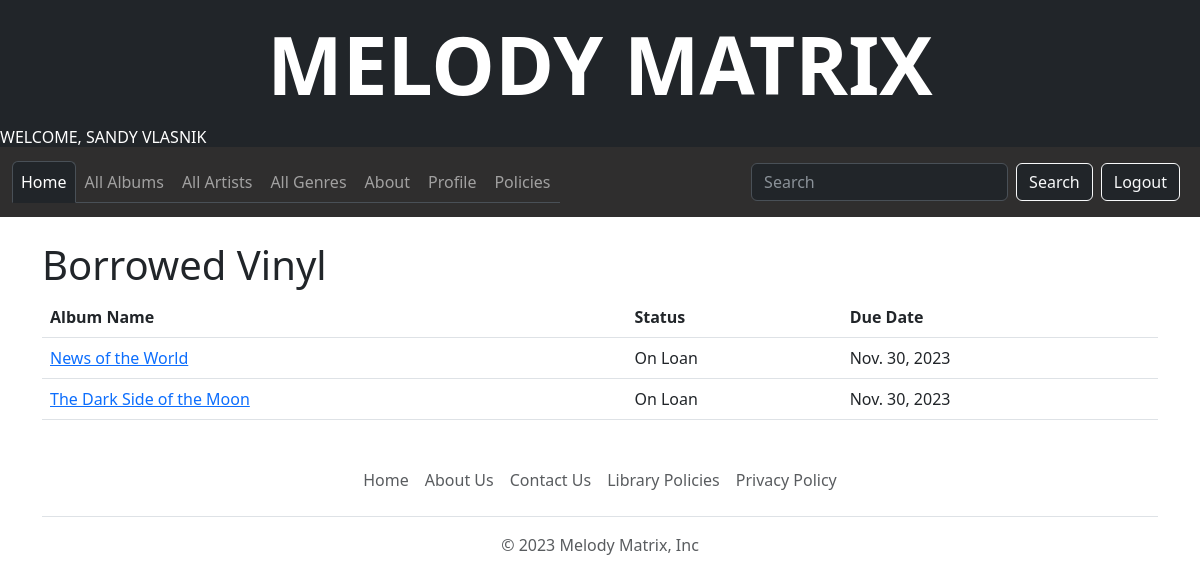
Page /my_vinyl/ (signed in) on the committed database.
### MelodyMatrix/models.py (models this page shows, shortened)
class AlbumInstance(models.Model):
    id = models.UUIDField(primary_key=True, default=uuid.uuid4, help_text='Unique ID for this particular album across whole library')
    album = models.ForeignKey('Album', on_delete=models.RESTRICT, null=True)
    format = models.CharField(max_length=200)
    due_back = models.DateField(null=True, blank=True)
    LOAN_STATUS = (
        ('a', 'Available'), ('o', 'On loan'), ('r', 'Reserved'),
    )
    status = models.CharField(
        max_length=1,
        choices=LOAN_STATUS,
        blank=True,
        default='a',
    )
    borrower = models.ForeignKey(User, on_delete=models.SET_NULL, null=True, blank=True)
    @property
    def is_overdue(self):
        return bool(self.due_back and date.today() > self.due_back)
    class Meta:
        ordering = ['due_back']

class Album(models.Model):
    title = models.CharField(max_length=200, null=True)
    artist = models.ForeignKey('Artist', on_delete=models.RESTRICT, null=True)
    summary = models.TextField(max_length=2000, help_text='Enter a brief summary of the album', null=True)
    genre = models.ManyToManyField(Genre, help_text='Select a genre for this album')
    duration = models.DurationField(help_text='Enter the duration of the album')
    tracks = models.IntegerField(help_text='Select the number of tracks')
    copies_available = models.IntegerField(default=0, help_text='Number of copies available')
    album_image = models.ImageField(upload_to='images/', null=True, blank=True)
    class Meta:
        permissions = (("can_add_album_instance", "Can add album instances"),)

### MelodyMatrix/views.py (the view)
# urls.py: path('my_vinyl/', views.LoanedAlbumsByUserListView.as_view(), name='my_vinyl'),
class LoanedAlbumsByUserListView(LoginRequiredMixin, generic.ListView):
    model = AlbumInstance
    template_name = 'MelodyMatrix/my_vinyl.html'
    paginate_by = 10
    def get_queryset(self):
        return AlbumInstance.objects.filter(borrower=self.request.user, status__in=['o', 'r']).order_by('due_back')

### MelodyMatrix/templates/MelodyMatrix/my_vinyl.html (shortened to what this page needs)
<!DOCTYPE html>
<html lang="en">
{% extends "MelodyMatrix/base.html" %}
{% block content %}
    <h1>Borrowed Vinyl</h1>
    {% if albuminstance_list %}
        <table class="table">
            <thead>
                <tr>
                    <th scope="col">Album Name</th>
                    <th scope="col">Status</th>
                    <th scope="col">Due Date</th>
                </tr>
            </thead>
            <tbody>
                {% for albuminst in albuminstance_list %}
                    <tr class="{% if albuminst.is_overdue %}text-danger{% endif %}">
                        <td><a href="{% url 'album_detail' albuminst.album.pk %}">{{ albuminst.album.title }}</a></td>
                        <td>{% if albuminst.status == 'o' %}On Loan{% elif albuminst.status == 'r' %}Reserved{% endif %}</td>
                        <td>{{ albuminst.due_back }}</td>
                    </tr>
                {% endfor %}
            </tbody>
        </table>
    {% else %}
        <p>There are no vinyl borrowed.</p>
    {% endif %}
{% endblock %}

### MelodyMatrix/templates/MelodyMatrix/base.html (shortened to what this page needs)
{% load static %}
<!DOCTYPE html>
<html lang="en">
<head>
    <link href="https://cdn.jsdelivr.net/npm/bootstrap@5.3.0-alpha1/dist/css/bootstrap.min.css" rel="stylesheet"
>
</head>
<body>
<h1 class="display-1 text-center text-uppercase fw-bold text-bg-dark p-3" style="margin-bottom: 0;">
    <a href="{% url 'index' %}" style="text-decoration: none; color: inherit;">Melody Matrix</a>
</h1>
<h6 class="text-right text-uppercase p-0 text-bg-dark" style="margin-bottom: 0;" >
    {% if user.is_authenticated %}
        Welcome, {{ user.first_name }} {{ user.last_name }}
    {% endif %}
</h6>
<nav class="navbar navbar-expand-lg" data-bs-theme="dark" style="background-color: #2F2E2E;margin-bottom: 0;">
    <div class="container-fluid">
        <div class="collapse navbar-collapse" id="navbarSupportedContent">
            <ul class="navbar-nav me-auto nav-tabs mb-2 mb-lg-0">
                <li class="nav-item">
                    <a class="nav-link active" href="{% url 'index' %}">Home</a>
                </li>
                <li class="nav-item">
                    <a class="nav-link" href="{% url 'album_list' %}">All Albums</a>
                </li>
                <li class="nav-item">
                    <a class="nav-link" href="{% url 'artist_list' %}">All Artists</a>
                </li>
                <li class="nav-item">
                    <a class="nav-link" href="{% url 'all_genres' %}">All Genres</a>
                </li>
                <li class="nav-item">
                    <a class="nav-link" href="#">About</a>
                </li>
                {% if user.is_authenticated %}
                    <li><a class="nav-link" href="{% url 'view_profile' %}">Profile</a></li>
                {% endif %}
                <li class="nav-item">
                    <a class="nav-link" href="#">Policies</a>
                </li>
            </ul>
            <form class="d-flex" action="{% url 'search' %}" method="get">
                <input class="form-control me-2" type="search" placeholder="Search" aria-label="Search" name="query">
                <button class="btn btn-dark btn-outline-light" type="submit">Search</button>
            </form>
            <ul class="nav navbar-nav ml-auto">
                {% if user.is_authenticated %}
                    <li><a class="nav-link" href="{% url 'logout' %}">
                            <button class="btn btn-dark btn-outline-light" type="submit">Logout</button></a>
                    </li>
                {% endif %}
            </ul>
        </div>
    </div>
</nav>
<div class="container">
    <br/>
    {% block content %}
    {% endblock %}
</div>
<div class="container">
  <footer class="py-3 my-4">
    <ul class="nav justify-content-center border-bottom pb-3 mb-3">
      <li class="nav-item"><a class="nav-link px-2 text-body-secondary" href="{% url 'index' %}">Home</a></li>
      <li class="nav-item"><a href="#" class="nav-link px-2 text-body-secondary">About Us</a></li>
      <li class="nav-item"><a href="#" class="nav-link px-2 text-body-secondary">Contact Us</a></li>
      <li class="nav-item"><a href="#" class="nav-link px-2 text-body-secondary">Library Policies</a></li>
      <li class="nav-item"><a href="#" class="nav-link px-2 text-body-secondary">Privacy Policy</a></li>
    </ul>
    <p class="text-center text-body-secondary">&copy; 2023 Melody Matrix, Inc</p>
  </footer>
</div>
</body>
</html>

### rows in the picture
AlbumInstance: album "News of the World", status "On Loan", due_back "Nov. 30, 2023"
AlbumInstance: album "The Dark Side of the Moon", status "On Loan", due_back "Nov. 30, 2023"

### other values in the picture
{{ user.first_name }} "SANDY"
{{ user.last_name }} "VLASNIK"
